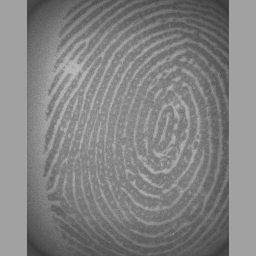
#> input picture fingerprintDB/#1/11.bmp, 256 x 256 px
$ jupyter execute --allow-errors FingerPrintEnchancement.ipynb   (shell and % lines are left out)   (older library calls are emulated)
#> lines starting #> are read from the running program, lines starting #| are printed output that depends on the picture; after the words box and inside, x2 and y2 are one past the last pixel; in counts of white or black regions, pixels touching at a corner belong together
[cell 1]
import cv2
import numpy as np

# Auxiliar Functions

[cell 2]
def invertChannels(img):
    b,g,r = cv2.split(img) # split channels
    return cv2.merge((r,g,b)) # merge in rgb order to display with matplotlib

[cell 3]
# power law tranformation
def power_law_lut(c, g):
    table = np.zeros(256,'uint8')

    table = np.array([( c * (i / 255.0) ** g) * 255 for i in np.arange(0, 256)]).astype("uint8")

    return np.array([table.astype('uint8')])

[cell 4]
# mean square error
def mse(imageA, imageB):
    # the 'Mean Squared Error' between the two images is the
    # sum of the squared difference between the two images;
    # NOTE: the two images must have the same dimension
    err = np.sum((imageA.astype("float") - imageB.astype("float")) ** 2)
    err /= float(imageA.shape[0] * imageA.shape[1])

    # return the MSE, the lower the error, the more "similar"
    return err

# FingerPrint Enchancement

[cell 5]
import cv2
import numpy as np
from matplotlib import pyplot as plt

img11 = cv2.imread('../fingerprintDB/#1/11.bmp')
#> img11 is the input picture: shape (256, 256, 3); min 55, max 189, mean 130.7
img12 = cv2.imread('../fingerprintDB/#1/12.bmp')
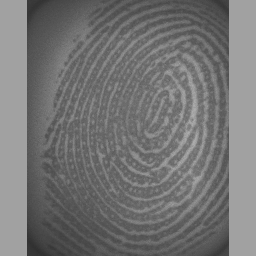
#> input picture fingerprintDB/#1/12.bmp, 256 x 256 px
#> img12 is the input picture: shape (256, 256, 3); min 47, max 173, mean 116.2
img13 = cv2.imread('../fingerprintDB/#1/13.bmp')
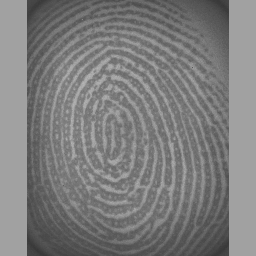
#> input picture fingerprintDB/#1/13.bmp, 256 x 256 px
#> img13 is the input picture: shape (256, 256, 3); min 55, max 181, mean 125

img21 = cv2.imread('../fingerprintDB/#2/21.bmp')
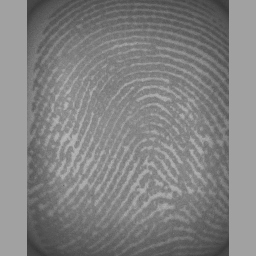
#> input picture fingerprintDB/#2/21.bmp, 256 x 256 px
#> img21 is the input picture: shape (256, 256, 3); min 55, max 187, mean 129.9
img22 = cv2.imread('../fingerprintDB/#2/22.bmp')
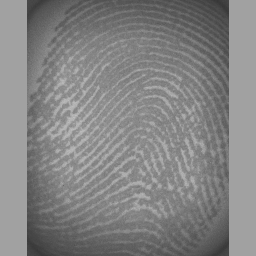
#> input picture fingerprintDB/#2/22.bmp, 256 x 256 px
#> img22 is the input picture: shape (256, 256, 3); min 55, max 191, mean 131.5
img23 = cv2.imread('../fingerprintDB/#2/23.bmp')
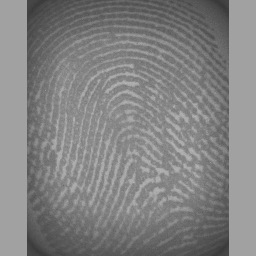
#> input picture fingerprintDB/#2/23.bmp, 256 x 256 px
#> img23 is the input picture: shape (256, 256, 3); min 55, max 181, mean 130.2

img31 = cv2.imread('../fingerprintDB/#3/31.bmp')
img32 = cv2.imread('../fingerprintDB/#3/32.bmp')
img33 = cv2.imread('../fingerprintDB/#3/33.bmp')

plt.figure(figsize=(10,10))

plt.subplot(331)
plt.imshow(invertChannels(img11))
plt.subplot(332)
plt.imshow(invertChannels(img12))
plt.subplot(333)
plt.imshow(invertChannels(img13))

plt.subplot(334)
plt.imshow(invertChannels(img21))
plt.subplot(335)
plt.imshow(invertChannels(img22))
plt.subplot(336)
plt.imshow(invertChannels(img23))


plt.subplot(337)
#> (the rest of this cell did not finish here and is left out)

## crop around

[cell 6]
def crop_around_center(image, width, height):
    """
    Given a NumPy / OpenCV 2 image, crops it to the given width and height,
    around it's centre point
    """
#> called with width = 200, height = 200

    image_size = (image.shape[1], image.shape[0])
#> image_size = (256, 256)
    image_center = (int(image_size[0] * 0.5), int(image_size[1] * 0.5))
#> image_center = (128, 128)

    if(width > image_size[0]):
        width = image_size[0]

    if(height > image_size[1]):
        height = image_size[1]

    x1 = int(image_center[0] - width * 0.5)
#> x1 = 28
    x2 = int(image_center[0] + width * 0.5)
#> x2 = 228
    y1 = int(image_center[1] - height * 0.5)
#> y1 = 28
    y2 = int(image_center[1] + height * 0.5)
#> y2 = 228

    return image[y1:y2, x1:x2]
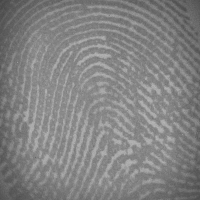
#> returned value: shape (200, 200, 3); min 71, max 181, mean 130.5

[cell 7]
img21_cropped = crop_around_center(img23, 200 , 200)

plt.figure(figsize=(5,5))
plt.imshow(invertChannels(img21_cropped),cmap='Greys')

# Convert to grayscale

[cell 8]
img21_cropped[:,:,1]

[cell 9]
#skip
#convert to grayscale
b,g,r = cv2.split(img21_cropped)
img21_cropped_gray = img21_cropped[:,:,0]
#img21_cropped_gray = cv2.cvtColor(img21_cropped,cv2.COLOR_BGR2GRAY)

plt.figure(figsize=(5,5))
plt.imshow(img21_cropped_gray,cmap='Greys_r')

# Pre-Processing

[cell 10]
img21_cropped_gray.shape
#> Out = (200, 200)

## Contrast Streching

[cell 11]
img21_cropped_gray[5,5]
#> Out = 81

[cell 12]
plt.figure(figsize=(10,10))
plt.subplot(121)
plt.imshow(img21_cropped_gray,cmap='Greys_r')

plt.subplot(122)
histr = cv2.calcHist([img21_cropped_gray],[0],None,[256],[0,255])
#> histr = 256 values, max 1137 at index 132, min 0 at index 0, mean 156.2
plt.plot(histr,color = 'k')
plt.xlim([0,256])
#> figure, not shown here; panel 2: curve peaks at x = 132, y = 1137

[cell 13]
plt.figure(figsize=(5,5))
img21_cropped_gray = cv2.equalizeHist(img21_cropped_gray)
plt.imshow(img21_cropped_gray,cmap='Greys')

# Smoothing

[cell 14]
plt.figure(figsize=(5,5))
img21_blur = cv2.GaussianBlur(img21_cropped_gray,(5,5),0)
plt.imshow(img21_blur,cmap='Greys')

# Binarization

[cell 15]
# with overlap
def block_process_overlap(a, blocksize, overlap, filt, args):
    b = np.empty(a.shape)

    for row in range(0, a.shape[0] - overlap, blocksize - overlap ):
        for col in range(0, a.shape[1] - overlap, blocksize - overlap ):
            b[col:col + blocksize, row:row + blocksize] = (
                filt(a[col:col + blocksize, row:row + blocksize], *args))
    return b

[cell 16]
def block_process(a, blocksize, filt, args):
    b = np.empty(a.shape)
    for row in xrange(0, a.shape[0], blocksize):
        for col in xrange(0, a.shape[1], blocksize):
            b[col:col + blocksize, row:row + blocksize] = (
                filt(a[col:col + blocksize, row:row + blocksize], *args))
    return b

[cell 17]
def binarize_mean(img):

    mean = np.mean(img)
#> mean = 129.6

    img_binarize = np.empty([img.shape[0], img.shape[1]])

    for i in range(img.shape[0]):
        for j in range(img.shape[1]):
            if img[i,j] >= mean:
                img_binarize[i,j] = 1
            else:
                img_binarize[i,j] = 0
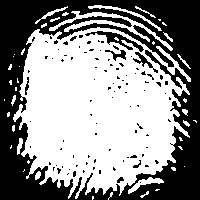
#> img_binarize: shape (200, 200) float64; values 0 (black) and 1 (white), 55.9% white; 99 black regions (92 under 20 px), largest, box (x1, y1, x2, y2) and area: (0, 0, 200, 200) 16532, (85, 31, 144, 52) 319, (133, 52, 158, 73) 125
    return img_binarize

[cell 18]
#i_binarization = block_process(img21_blur, 8, binarize_mean, ())
i_binarization = binarize_mean(img21_blur)
i_binarization = cv2.adaptiveThreshold(img21_blur, 255, cv2.ADAPTIVE_THRESH_GAUSSIAN_C, cv2.THRESH_BINARY,21, 15);
#> i_binarization: shape (200, 200); 69.5% white; 241 black regions (125 under 20 px), largest, box (x1, y1, x2, y2) and area: (80, 6, 200, 83) 595, (63, 24, 174, 67) 416, (117, 151, 160, 174) 289
plt.imshow(i_binarization,cmap='Greys')

# FFT Enchancement

[cell 19]
def filter_fft(block, k):
    dft = cv2.dft(np.float32(block), flags = cv2.DFT_COMPLEX_OUTPUT)
    #dft_tmp = dft * abs(dft)**k
    dft_tmp = dft * np.absolute(dft)**k
    img_back = cv2.idft(dft_tmp)
    img_back = cv2.magnitude(img_back[:,:,0],img_back[:,:,1])
    return img_back

[cell 20]
#iench = block_process(img12_preprocessed, 2, filter_fft, (0.9,))
iench = block_process_overlap(i_binarization, 32, 8,filter_fft, (0.9,))
#iench = block_process(i_bin, 10, filter_fft, (0.01,))
#iench = filter_fft(i_binarization,0.45)
iench *= 255.0/iench.max()
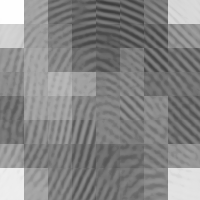
#> iench: shape (200, 200) float64; min 59.41, max 255, mean 135
iench = iench.astype('uint8')
#iench = cv2.equalizeHist(iench.astype('uint8'))

[cell 21]
plt.figure(figsize=(15,15))
plt.subplot(131)
plt.imshow(iench,cmap='Greys')
plt.subplot(132)
plt.imshow(i_binarization,cmap='Greys')
plt.subplot(133)
plt.imshow(img21_cropped,cmap='Greys')

[cell 22]
plt.figure(figsize=(10,10))
plt.subplot(121)
plt.imshow(iench,cmap='Greys')

plt.subplot(122)
histr = cv2.calcHist([iench],[0],None,[256],[0,256])
#> histr = 256 values, max 700 at index 121, min 0 at index 0, mean 156.2
plt.plot(histr,color = 'k')
plt.xlim([0,256])
#> figure, not shown here; panel 2: curve peaks at x = 121, y = 700

# Local contrast optimization

[cell 23]
plt.figure(figsize=(5,5))
iench1 = block_process_overlap(iench, 32,8, cv2.equalizeHist, ())
#> call 2 of block_process_overlap, with blocksize = 32, overlap = 8, args = ()
#> after the loop in block_process_overlap (call 2), `for row in range(0, a.shape[0] - overlap, blocksize - overlap ):`:
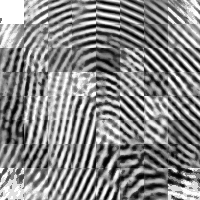
#> b: shape (200, 200) float64; min 0, max 255, mean 135.4
plt.imshow(iench1,cmap='Greys')

# Local Binarization

[cell 24]
def binarize_mean(img):

    mean = np.mean(img) - 10

    img_binarize = np.empty([img.shape[0], img.shape[1]])

    for i in range(img.shape[0]):
        for j in range(img.shape[1]):
            if img[i,j] >= mean:
                img_binarize[i,j] = 1
            else:
                img_binarize[i,j] = 0
    return img_binarize

[cell 25]
iench_binarization_0 = block_process_overlap(iench1, 32, 8, binarize_mean, ())
#> after the loop in block_process_overlap (call 3), `for row in range(0, a.shape[0] - overlap, blocksize - overlap ):`: b: shape (200, 200) float64; values 0 (black) and 1 (white), 56.3% white; 99 black regions (47 under 20 px), largest, box (x1, y1, x2, y2) and area: (0, 47, 62, 190) 1743, (51, 47, 200, 157) 1279, (0, 7, 79, 164) 1109
iench_binarization_1 = binarize_mean(iench1)
#> iench_binarization_1: shape (200, 200) float64; values 0 (black) and 1 (white), 55.6% white; 85 black regions (47 under 20 px), largest, box (x1, y1, x2, y2) and area: (62, 100, 200, 200) 4505, (54, 30, 200, 133) 3231, (0, 7, 79, 180) 2601
#iench_binarization_2 = cv2.adaptiveThreshold(iench1, 255, cv2.ADAPTIVE_THRESH_GAUSSIAN_C, cv2.THRESH_BINARY, 21, 15);

[cell 26]
plt.figure(figsize=(10,10))
plt.subplot(121)
plt.imshow(iench_binarization_0,cmap='Greys')
plt.subplot(122)
plt.imshow(iench_binarization_1,cmap='Greys')
#plt.subplot(133)
#plt.imshow(iench_binarization_2,cmap='Greys')

[cell 27]
plt.figure(figsize=(5,5))
iench_binarization_smooth = cv2.GaussianBlur(iench_binarization_0,(5,5),1)
plt.imshow(iench_binarization_smooth,cmap='Greys')

# Limpar Ruido Closing

[cell 28]
plt.figure(figsize=(10,10))
plt.subplot(121)
kernel = cv2.getStructuringElement(cv2.MORPH_RECT,(2,2))
iench_bin_closed = cv2.morphologyEx(iench_binarization_smooth, cv2.MORPH_CLOSE, kernel)
plt.imshow(iench_bin_closed,cmap='Greys')

plt.subplot(122)
kernel = cv2.getStructuringElement(cv2.MORPH_RECT,(2,2))
iench_bin_closed_1 = cv2.morphologyEx(iench_binarization_0, cv2.MORPH_CLOSE, kernel)
#> iench_bin_closed_1: shape (200, 200) float64; values 0 (black) and 1 (white), 57.3% white; 110 black regions (42 under 20 px), largest, box (x1, y1, x2, y2) and area: (0, 48, 62, 191) 1730, (0, 8, 80, 165) 1022, (131, 145, 200, 200) 810
plt.imshow(iench_bin_closed_1,cmap='Greys')

# Thinning

[cell 29]
import pymorph as pm

#> (the rest of this cell did not finish here and is left out)

# Detect minuteas

#> (a cell that did not finish here is left out)

# Gabor filtering

[cell 31]
# TODO
#https://cvtuts.wordpress.com/2014/04/27/gabor-filters-a-practical-overview/

def build_filters():
    filters = []
    ksize = 12
    for theta in np.arange(0, np.pi, np.pi / 16):
        kern = cv2.getGaborKernel((ksize, ksize), 3.0, theta, 10.0, 0.5, 0, ktype=cv2.CV_32F)
        kern /= 1.5*kern.sum()
        filters.append(kern)
    return filters

def process(img, filters):
    accum = np.zeros_like(img)
    for kern in filters:
        fimg = cv2.filter2D(img, cv2.CV_8UC3, kern)
        np.maximum(accum, fimg, accum)
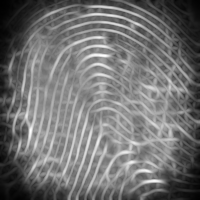
#> accum: shape (200, 200); min 0, max 255, mean 113.2
    return accum

filters = build_filters()

res1 = process(img21_cropped_gray, filters)
plt.imshow(res1,cmap='Greys_r')
